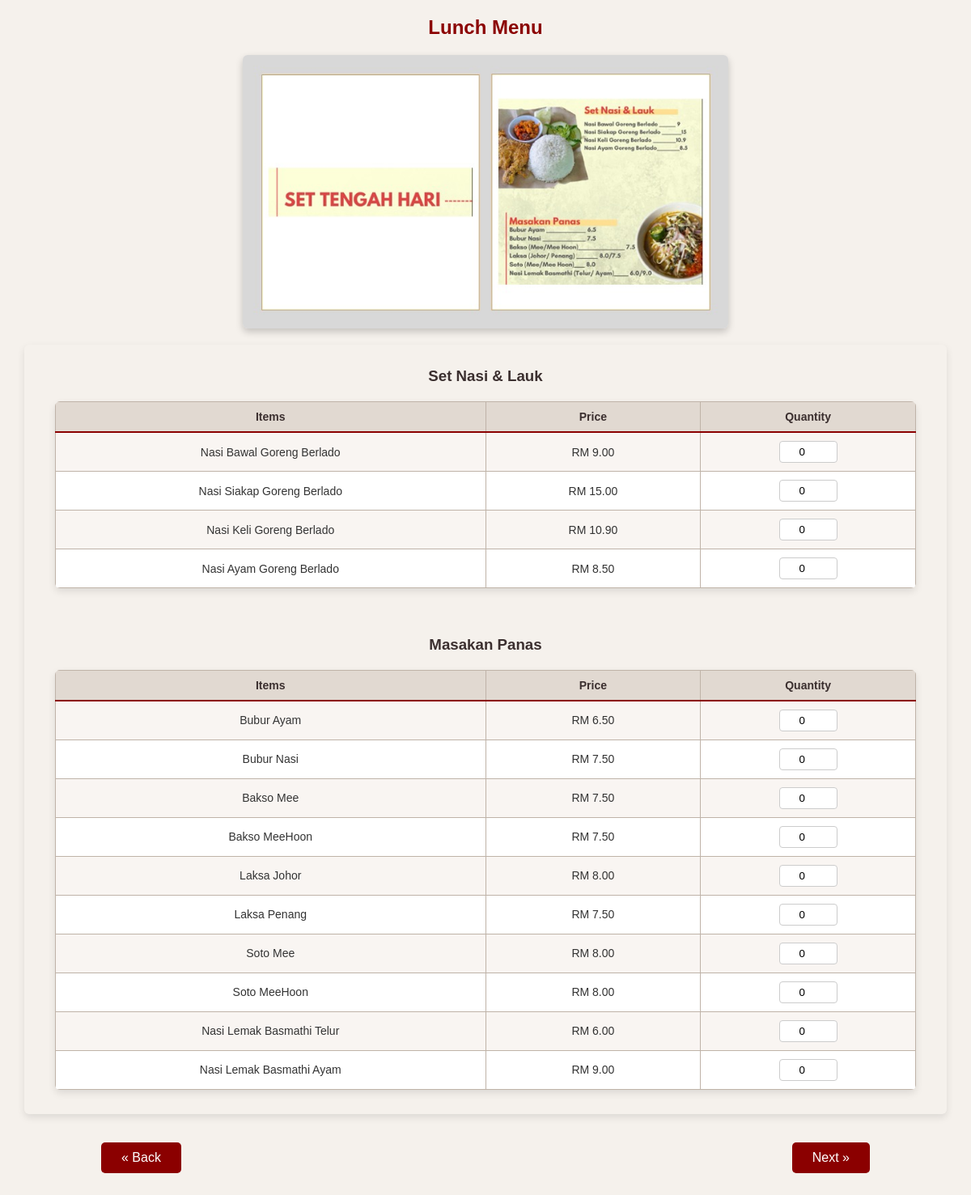
Page /customer/order.php?category=Lunch on the committed database.
### tables this page shows
CREATE TABLE IF NOT EXISTS `food` (
  `foodID` varchar(255) NOT NULL,
  `Category` enum('Signature','Breakfast','Lunch','Roti','Ikan','Ala-Carte','Ala-Carte 2','Western','Goreng-goreng') NOT NULL,
  `Section` enum('Sup ZZ','Mee Rebus ZZ','Masakan Panas','Roti Bakar','Set Nasi & Lauk','Roti Menu','Ikan Siakap','Bakar-Bakar','Sayur','Aneka Lauk Thai','Goreng Tepung','Sup Ala Thai','Tomyam','Mee Kuah','Nasi Goreng','Mee Goreng','Fried & Grill','Spaghetti','Burger','Sides') NOT NULL,
  `Type` enum('Mee','Mee Hoon','Kuey Teow','Original','Daging','Udang','Sotong') DEFAULT NULL,
  `Name` varchar(255) NOT NULL,
  `Price` decimal(10,2) NOT NULL,
  `Availability` enum('Available','Unavailable') NOT NULL DEFAULT 'Available'
);

### customer/order.php (the view, shortened to what this page needs)
<?php
include '../config.php';
$category = $_GET["category"] ?? "Breakfast";
$fetchFoods = $pdo->prepare("SELECT * FROM food WHERE category = ? ORDER BY CAST(SUBSTRING(foodID,2) AS UNSIGNED)");
$fetchFoods->execute(["$category"]);
$foods = $fetchFoods->fetchAll(PDO::FETCH_ASSOC);
$menuImages = [
  "Signature" => "menuPics/Signature.jpeg",
  "Breakfast" => "menuPics/Breakfast.jpeg",
  "Lunch" => "menuPics/Lunch.jpeg",
  "Roti"  => "menuPics/Roti.jpeg",
  "Ikan"  => "menuPics/Ikan.jpeg",
  "Ala-Carte" => "menuPics/Ala-Carte.jpeg",
  "Ala-Carte 2" => "menuPics/Ala-Carte2.jpeg",
  "Western" => "menuPics/Western.jpeg",
  "Goreng-goreng" => "menuPics/Goreng-goreng.jpeg",
  "Drinks" => "menuPics/Drinks.jpeg"
];
$cap = [
  "Signature" => ["Sections" => ["Sup ZZ", "Mee Rebus ZZ"]],
  "Breakfast" => ["Sections" => ["Masakan Panas", "Roti Bakar"]],
  "Lunch" => ["Sections" => ["Set Nasi & Lauk", "Masakan Panas"]],
  "Roti" => ["Sections" => ["Roti Menu"]],
  "Ikan" => ["Sections" => ["Ikan Siakap", "Bakar-Bakar"]],
  "Ala-Carte" => ["Sections" => ["Sayur", "Aneka Lauk Thai", "Goreng Tepung"]],
  "Ala-Carte 2" => ["Sections" => ["Sup Ala Thai", "Tomyam", "Mee Kuah"]],
  "Western" => ["Sections" => ["Fried & Grill", "Spaghetti", "Burger", "Sides"]],
  "Goreng-goreng" => ["Sections" => ["Nasi Goreng", "Mee Goreng"],],
  "Drinks" => ["Sections" => ["Non-Coffee", "Jus", "Cold Dessert", "Coffee"],]
];
function prtQtt(array $item, string $table, string $category, bool $isTimeValid = true, string $type = null)
{
    if ($category === "Drinks") {
      $key = $item['drinkID'] . '_' . $type;
      return "<input type='number' name='item[$key]' value='0' min='0' max='10' class='qty-input' onfocus='checkLogin(this)'>
              <input type='hidden' name='table[$key]' value='drinks'>
              <input type='hidden' name='type[$key]' value='{$type}'>
              <input type='hidden' name='drinkID[$key]' value='{$item['drinkID']}'>";
    }else{
      $typeInput = '';
      return "<input type='number' name='item[{$item['foodID']}]' value='0' min='0' max='10' class='qty-input' onfocus='checkLogin(this)'>
              <input type='hidden' name='table[{$item['foodID']}]' value='{$table}'>
              {$typeInput}";
    }
}
$currentHour = (int)date('G');
$isTimeValid = ($currentHour >= 7 && $currentHour < 11) || ($currentHour >= 18 && $currentHour < 23);
?>
<!DOCTYPE html>
<html>
<head>
  <link rel="stylesheet" href="style.css">
</head>
<body>
<h2><?=  $category ?> Menu</h2>
<img src= "<?= $menuImages[$category] ?>" alt = "<?=  $category ?> Menu"/>
<form method="POST" action="order.php?category=<?= $category ?>" onsubmit="return validateForm()">
<div>
  <table class="bigTable" border="0">
  <?php
    $sections = $cap[$category]['Sections'] ?? [];
    for ($i = 0; $i < count($sections); $i++):
      $section = $sections[$i];
  ?>
    <tr>
      <td>
        <h3><?=  htmlspecialchars($section) ?></h3>
        <?php if($category === "Drinks"): ?>
          <?php if($section === "Cold Dessert"):?>
            <table class="menuTable">
          <?php else: ?>
            <table class="table-5col">
          <?php endif; ?>
        <?php else: ?>
          <?php if($section === "Mee Kuah"):?>
            <table class="table-5col">
          <?php elseif($section === "Nasi Goreng" || $section === "Mee Goreng"):?>
            <table class="table-9col">
          <?php else: ?>
            <table class="menuTable">
          <?php endif; ?>
        <?php endif; ?>
          <?php if($category === "Drinks"): ?>
            <?php if($section === "Cold Dessert"): ?>
              <tr>
                <th>Items</th>
                <th>Price</th>
                <th>Quantity</th>
              </tr>
            <?php else: ?>
              <tr>
                <th>Items</th>
                <th>Hot</th>
                <th>Quantity</th>
                <th>Cold</th>
                <th>Quantity</th>
              </tr>
            <?php endif; ?>
          <?php else: ?>
            <?php if($section === "Mee Kuah"): ?>
              <tr>
                <th>Items</th>
                <th>Price</th>
                <th>Mee</th>
                <th>Mee Hoon</th>
                <th>Kuey Teow</th>
              </tr>
            <?php else: ?>
              <tr>
                <th>Items</th>
                <th>Price</th>
                <th>Quantity</th>
              </tr>
            <?php endif; ?>
          <?php endif; ?>
          <?php if ($category === "Drinks"): ?>
            <?php if ($section === "Cold Dessert"): ?>
              <?php foreach ($drinks as $drink): ?>
                <?php if ($drink['Section'] === $section): ?>
                  <tr>
                    <td><?= htmlspecialchars($drink['Name']) ?></td>
                    <td>RM <?= number_format($drink['coldPrice'], 2) ?></td>
                    <td><?= prtQtt($drink, "drinks", $category, $isTimeValid, "") ?></td>
                  </tr>
                <?php endif; ?>
              <?php endforeach; ?>
            <?php else: ?>
              <?php foreach ($drinks as $drink): ?>
                <?php if ($drink['Section'] === $section): ?>
                  <tr>
                    <td><?= htmlspecialchars($drink['Name']) ?></td>
                    <?php if ($drink['hotPrice'] === null): ?>
                      <td> - </td>
                      <td> - </td>
                    <?php else: ?>
                      <td>RM <?= number_format($drink['hotPrice'], 2) ?></td>
                      <td><?= prtQtt($drink, "drinks", $category, $isTimeValid, "Hot") ?></td>
                    <?php endif; ?>
                    <?php if ($drink['coldPrice'] === null): ?>
                      <td> - </td>
                      <td> - </td>
                    <?php else: ?>
                      <td>RM <?= number_format($drink['coldPrice'], 2) ?></td>
                      <td><?= prtQtt($drink, "drinks", $category, $isTimeValid, "Cold") ?></td>
                    <?php endif; ?>
                  </tr>
                <?php endif; ?>
              <?php endforeach; ?>
            <?php endif; ?>
          <?php else: ?>
            <?php if ($category === "Ala-Carte 2" && $section === "Mee Kuah"): ?>
              <?php foreach ($meeKuah as $name => $types): ?>
                <tr>
                  <td><?= htmlspecialchars($name) ?></td>
                  <td>RM <?= number_format(reset($types)['Price'], 2) ?></td>
                  <td><?= isset($types['Mee']) ? prtQtt($types['Mee'], "food", $category, $isTimeValid) : '-' ?></td>
                  <td><?= isset($types['Mee Hoon']) ? prtQtt($types['Mee Hoon'], "food", $category, $isTimeValid) : '-' ?></td>
                  <td><?= isset($types['Kuey Teow']) ? prtQtt($types['Kuey Teow'], "food", $category, $isTimeValid) : '-' ?></td>
                </tr>
              <?php endforeach; ?>
            <?php else: ?>
              <?php foreach ($foods as $food): ?>
                <?php if ($food['Section'] === $section): ?>
                  <tr>
                    <td><?= htmlspecialchars($food['Name']) ?></td>
                    <td>RM <?= number_format($food['Price'], 2) ?></td>
                    <td><?= prtQtt($food, "food", $category, $isTimeValid) ?></td>
                  </tr>
                <?php endif; ?>
              <?php endforeach; ?>
            <?php endif;  ?>
          <?php endif; ?>
        </table>
      </td>
    </tr>
  <?php endfor; ?>
  </table>
  <div class="buttonContainer">
    <a href="customerpage.php" class="navButton">« Back</a>
    <?php if ($category === "Ala-Carte" || $category === "Ala-Carte 2" || $category === "Breakfast" || $category === "Signature" || $category === "Western"): ?>
      <input type="submit" name="submit_step1" value="Next »" class="navButton">
    <?php else: ?>
      <input type="submit" name="submit_step2" value="Next »" class="navButton">
    <?php endif; ?>
  </div>
</form>
</body>
</html>

### customer/style.css (style rules this page uses)
body { margin: 0; font-family: Arial, Helvetica, sans-serif; background-color: #f5f1ec; color: #333; text-align: center; }
h2 { color: #8b0000; margin-top: 20px; }
h3 { color: #3b2f2f; margin-bottom: 10px; }
img { width: 60%; max-width: 600px; height: auto; display: block; margin: 20px auto; box-shadow: 0 4px 10px rgba(0,0,0,0.2); border-radius: 6px; }
.bigTable, .menuTable, .table-5col, .table-7col, .table-9col { width: 95%; max-width: 1200px; margin: 20px auto; border-collapse: collapse; box-shadow: 0 4px 10px rgba(0,0,0,0.1); border-radius: 6px; overflow: hidden; }
.menuTable tr, .table-5col tr, .table-7col tr, .table-9col tr { background-color: #ffffff; }
.bigTable td { padding: 10px; }
.menuTable th, .menuTable td, .table-5col th, .table-5col td, .table-7col th, .table-7col td, .table-9col th, .table-9col td { padding: 10px 5px; border: 1px solid #bfb3a8; font-size: 14px; }
.menuTable th, .table-5col th, .table-7col th, .table-9col th { background-color: #E1D9D1; color: #3b2f2f; font-weight: bold; border-bottom: 2px solid #8b0000; }
.menuTable tr:nth-child(even), .table-5col tr:nth-child(even), .table-7col tr:nth-child(even), .table-9col tr:nth-child(even) { background-color: #f9f5f2; }
.menuTable th:nth-child(1), .menuTable td:nth-child(1) { width: 50%; }
.menuTable th:nth-child(2), .menuTable td:nth-child(2) { width: 25%; }
.menuTable th:nth-child(3), .menuTable td:nth-child(3) { width: 25%; }
input[type="number"] { width: 60px; padding: 5px; border: 1px solid #ccc; border-radius: 4px; text-align: center; }
input[type="submit"], .navButton { background-color: #8b0000; color: white; padding: 10px 25px; margin: 15px 5px; border: none; border-radius: 5px; font-size: 16px; cursor: pointer; transition: 0.3s; text-decoration: none; display: inline-block; }
.buttonContainer { display: flex; justify-content: space-between; width: 80%; margin: 20px auto; }
form { margin-bottom: 20px; }

### rows in the picture
food: Name "Nasi Bawal Goreng Berlado", Price "9.00"
food: Name "Nasi Siakap Goreng Berlado", Price "15.00"
food: Name "Nasi Keli Goreng Berlado", Price "10.90"
food: Name "Nasi Ayam Goreng Berlado", Price "8.50"
food: Name "Bubur Ayam", Price "6.50"
food: Name "Bubur Nasi", Price "7.50"
food: Name "Bakso Mee", Price "7.50"
food: Name "Bakso MeeHoon", Price "7.50"
food: Name "Laksa Johor", Price "8.00"
food: Name "Laksa Penang", Price "7.50"
food: Name "Soto Mee", Price "8.00"
food: Name "Soto MeeHoon", Price "8.00"
food: Name "Nasi Lemak Basmathi Telur", Price "6.00"
food: Name "Nasi Lemak Basmathi Ayam", Price "9.00"

### other values in the picture
$category "Lunch"
$section "Set Nasi & Lauk"
$section "Masakan Panas"
